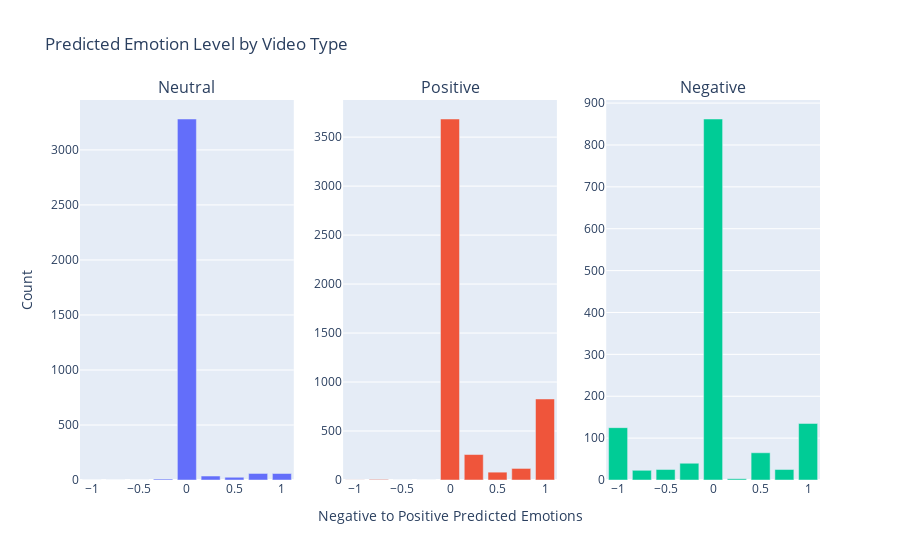

Here is the notebook cell this chart was saved with:
### Markdown cell above
## Analyze Regressor Effectiveness

### Code cell
# Adding y_hat to data_df
data_df['y_hat'] = y_hat.tolist()

bins = [-1.5, -0.75, -0.5, -0.25, -0.1, 0.1,
        0.25, 0.5, 0.75, 1.5]
labels = [-1.0, -0.75, -0.5, -0.25, 0.0, 0.25, 0.5, 0.75, 1.0]

fig = make_subplots(rows=1, cols=3,
                    subplot_titles=('Neutral','Positive','Negative'))
emotions = ['neutral','positive','negative']
for i, emotion in enumerate(emotions):
    tmp = data_df[data_df['enc_video_type'] == label_encoding[emotion]]
    tmp['y_hat'] = pd.cut(tmp['y_hat'], bins=bins, labels=labels)
    tmp = tmp.groupby('y_hat').video_id.count().reset_index().rename(columns={'video_id':'count'})
    fig.add_trace(go.Bar(x=list(tmp['y_hat']),
                         y=list(tmp['count'])),
                  row=1, col=i + 1)

fig.update_layout(title_text='Predicted Emotion Level by Video Type', showlegend=False)
fig.update_yaxes(title_text='Count', row=1, col=1)
fig.update_xaxes(title_text='Negative to Positive Predicted Emotions', row=1, col=2)
fig.show()

### Figure 1 — Plotly figure (JSON) as saved in the notebook; plotly's stock layout.template omitted (floating-point values rounded to 4 significant figures)
{"data": [{"type": "bar", "x": [-1, -0.75, -0.5, -0.25, 0, 0.25, 0.5, 0.75, 1], "xaxis": "x", "y": [0, 0, 0, 8, 3281, 36, 25, 60, 59], "yaxis": "y"}, {"type": "bar", "x": [-1, -0.75, -0.5, -0.25, 0, 0.25, 0.5, 0.75, 1], "xaxis": "x2", "y": [1, 6, 0, 0, 3685, 260, 80, 118, 827], "yaxis": "y2"}, {"type": "bar", "x": [-1, -0.75, -0.5, -0.25, 0, 0.25, 0.5, 0.75, 1], "xaxis": "x3", "y": [125, 23, 25, 40, 862, 3, 65, 25, 135], "yaxis": "y3"}], "layout": {"annotations": [{"font": {"size": 16}, "showarrow": false, "text": "Neutral", "x": 0.1444, "xanchor": "center", "xref": "paper", "y": 1, "yanchor": "bottom", "yref": "paper"}, {"font": {"size": 16}, "showarrow": false, "text": "Positive", "x": 0.5, "xanchor": "center", "xref": "paper", "y": 1, "yanchor": "bottom", "yref": "paper"}, {"font": {"size": 16}, "showarrow": false, "text": "Negative", "x": 0.8556, "xanchor": "center", "xref": "paper", "y": 1, "yanchor": "bottom", "yref": "paper"}], "showlegend": false, "title": {"text": "Predicted Emotion Level by Video Type"}, "xaxis": {"anchor": "y", "domain": [0, 0.2889]}, "xaxis2": {"anchor": "y2", "domain": [0.3556, 0.6444], "title": {"text": "Negative to Positive Predicted Emotions"}}, "xaxis3": {"anchor": "y3", "domain": [0.7111, 1]}, "yaxis": {"anchor": "x", "domain": [0, 1], "title": {"text": "Count"}}, "yaxis2": {"anchor": "x2", "domain": [0, 1]}, "yaxis3": {"anchor": "x3", "domain": [0, 1]}}}
